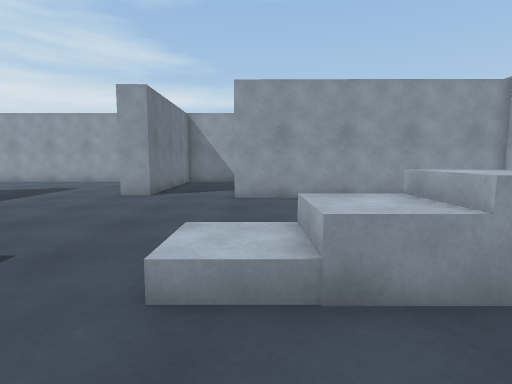
View 1 (above)

22 first-person views from a walk through a scene from a Unity 3-D project. The camera is 1.2 m above the floor, tilts 6° down and sees 80° across. The floor is counted in squares, 1 m on a side. Each view is taken from the middle of a square. On the plan, view 1 faces up. The plan holds only what a view shows up to about 13 squares ahead; the rest is blank. The place goes on beyond the plan. The player character is not drawn.

View 2
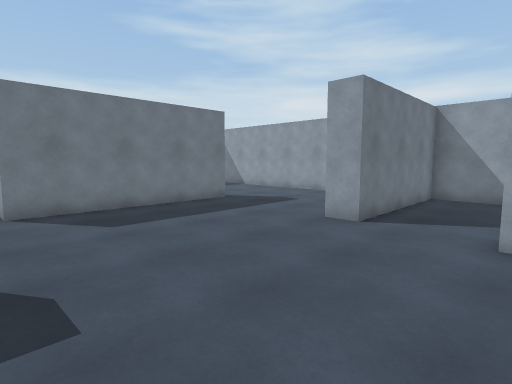

View 3
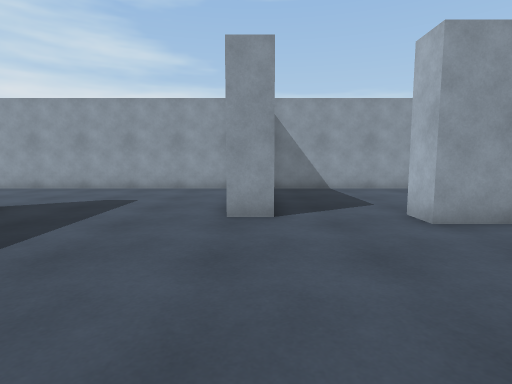

View 4
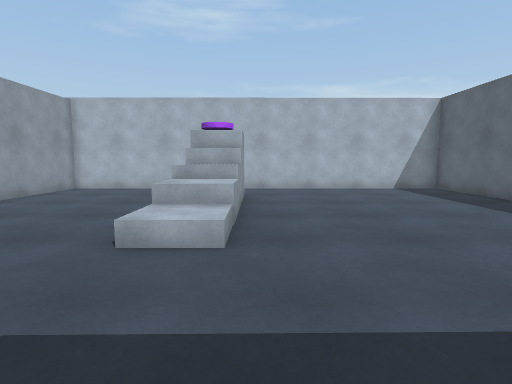

View 5
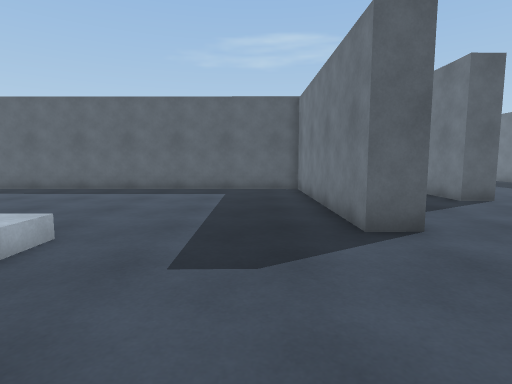

View 6
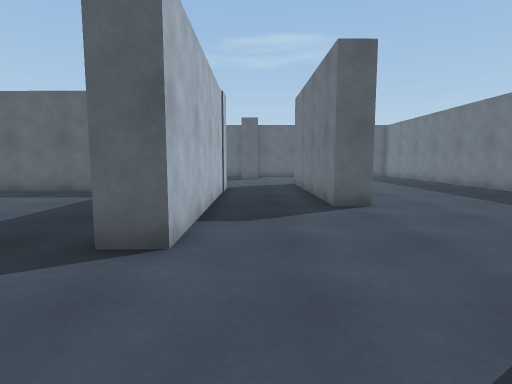

View 7
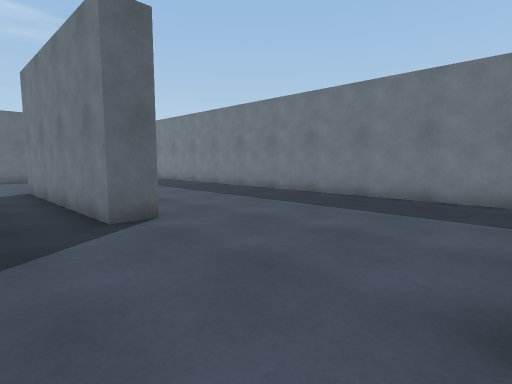

View 8
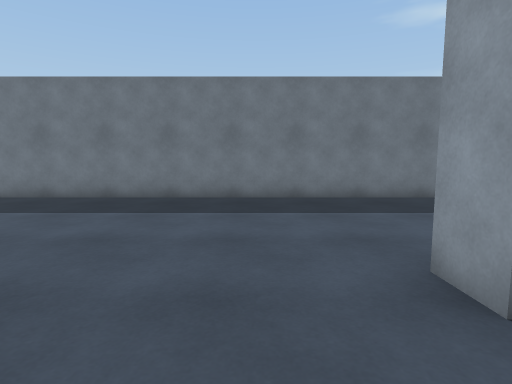

View 9
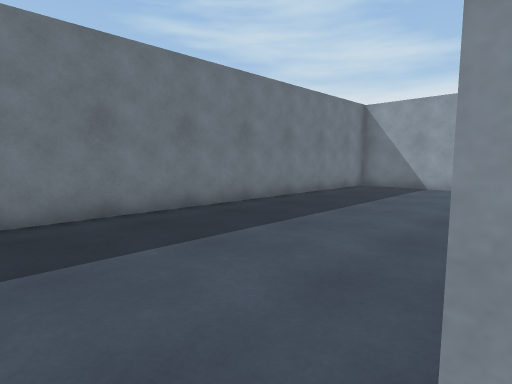

View 10
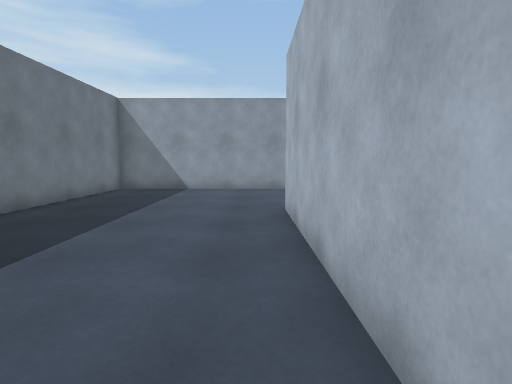

View 11
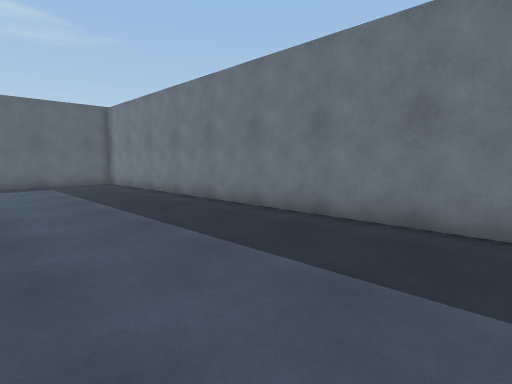

View 12
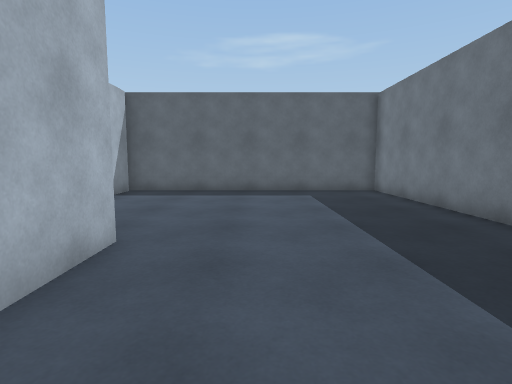

View 13
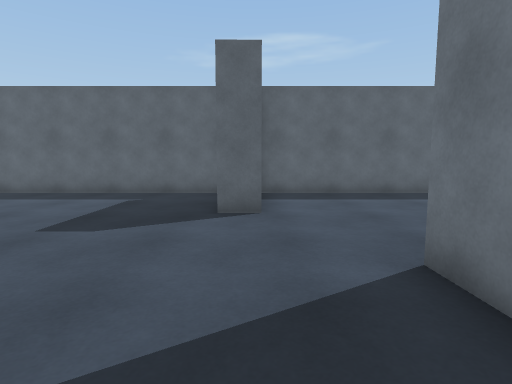

View 14
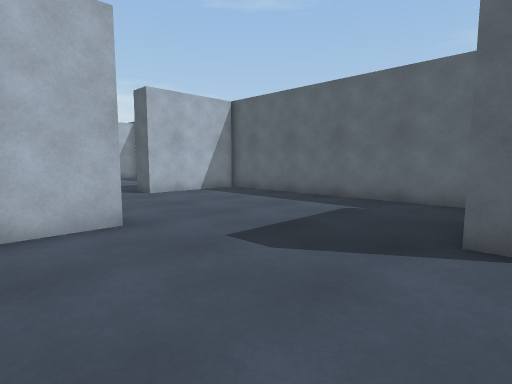

View 15
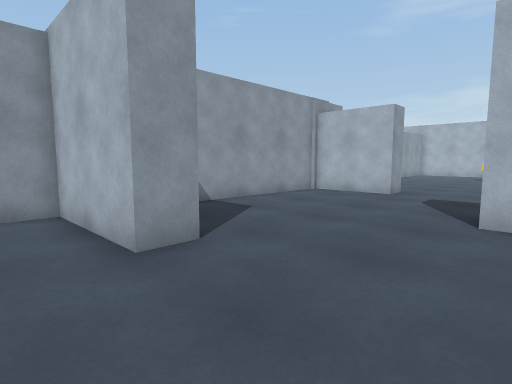

View 16
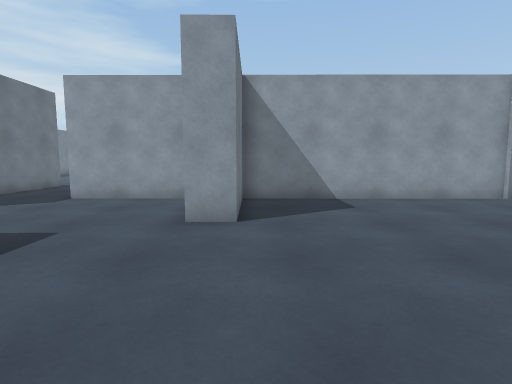

View 17
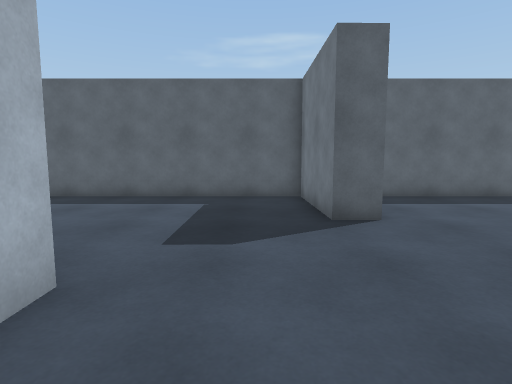

View 18
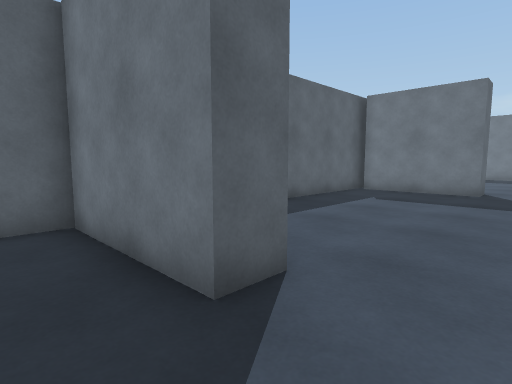

View 19
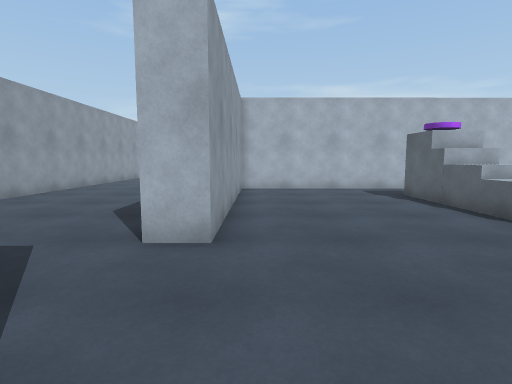

View 20
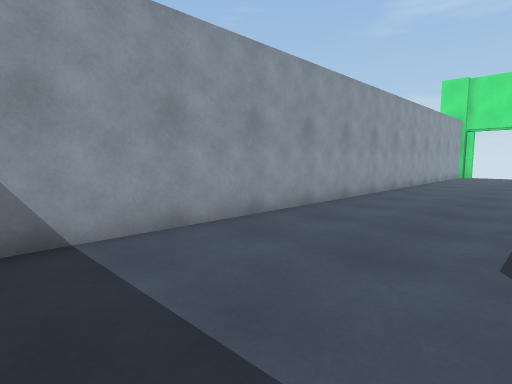

View 21
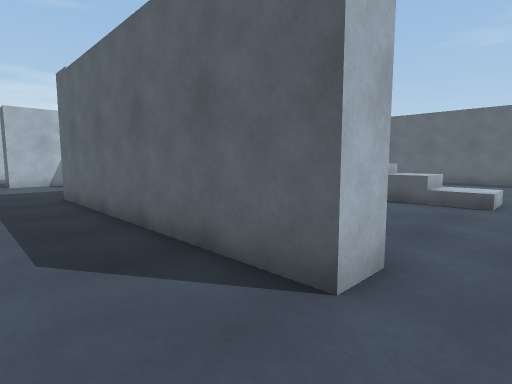

View 22
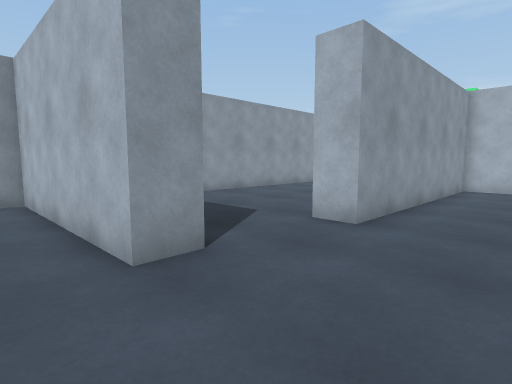

### Floor plan
Points are (right, up) in squares from view 1. A wall is a line through its corners. A room is listed if a view was taken in it or the views show most of it. See-through windows are left out.
Room 1 (views 1, 2, 3, 4, 5, 6, 7, 8, 9, 10, 11, 12, 13, 14, 15, 16, 17, 18, 19, 20, 21, 22)
walls: (-11.1, -1.9) (-10, -1.9) (-9.9, -9.5); (-11.2, 4.9) (-11.3, 11.5); (-11, -9.5) (-11, -7.3); (-10.2, 11.2) (-10.1, 3.9) (-11.2, 3.9); (-8.2, -12.8) (-7.1, -12.8) (-7.1, -16.8); (8, -9.8) (6.9, -9.8) (6.9, -6.6) (-1.4, -6.6) (-1.4, -10.2) (-2.4, -10.2) (-2.4, -6.6) (-6.7, -6.5) (-6.8, 2) (-5.8, 2) (-5.7, -5.5) (7.9, -5.6) (7.8, 9.6) (-0.7, 9.6) (-0.7, 10.6) (8.8, 10.6); (-8.1, -16.9) (-8.1, -15.5); (2.5, -16.1) (2.5, -13) (3.5, -13) (3.5, -17.1) (9.5, -17.1); (9.5, 16.8) (-3.7, 16.8) (-3.6, 10.4) (-4.6, 10.4) (-4.7, 16.8) (-17.7, 16.8) (-17.7, -17.1) (1.5, -17.1)
objects: other object (1, 4); other object (3, 4); other object (4, 4); other object (5, 4)

Positions as (right, up) in squares from view 1, and headings:
1: (0, 0), facing up
2: (0, 3), facing up-left
3: (-4, 4), facing up
4: (-5, 2), facing right
5: (-4, 7), facing down
6: (-8, 6), facing down
7: (-8, 4), facing down-left
8: (-8, 2), facing left
9: (-11, 3), facing up-left
10: (-12, 4), facing up
11: (-12, -1), facing down-left
12: (-13, -5), facing down
13: (-8, -6), facing down
14: (-8, -8), facing down-right
15: (-4, -14), facing up-right
16: (-1, -16), facing up
17: (5, -7), facing down
18: (5, -11), facing down-left
19: (-5, 9), facing right
20: (-2, 12), facing up-right
21: (-2, 13), facing down-right
22: (-6, 7), facing up-right
